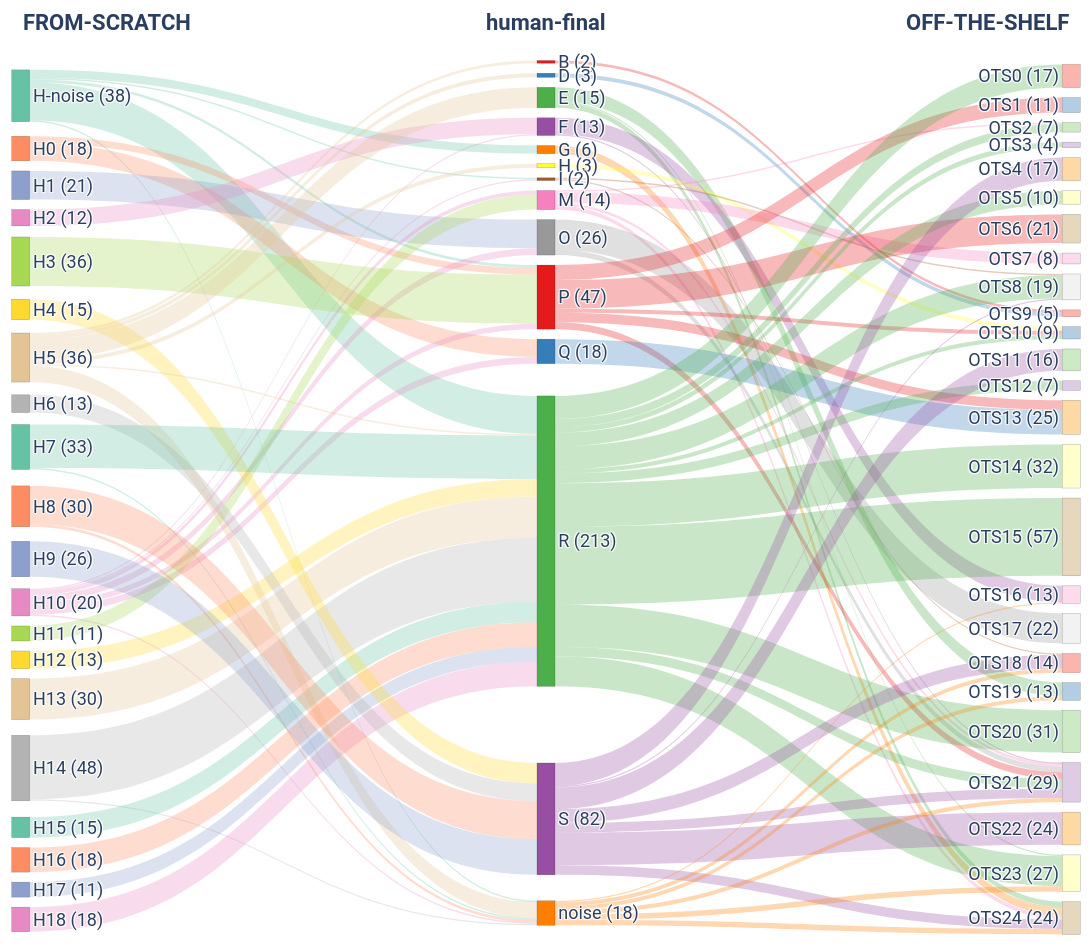

The code cell stored with this chart in its notebook:
### Code cell
# Fig. 4: three-way Sankey (FROM-SCRATCH -> human-final -> OFF-THE-SHELF).
# Node labels match the running text: H# for the from-scratch clusters, bare
# letters for the expert hands, and OTS# for the off-the-shelf clusters.
# Node-label font enlarged for legibility; the figure is exported to
# ../outputs/sankey.png (requires kaleido).

# -- LEFT flows: from-scratch -> human --
mask_hg = df['FROM-SCRATCH'].notna() & df['human-final'].notna()
sub_hg = df[mask_hg].copy()
sub_hg['hdb'] = sub_hg['FROM-SCRATCH'].astype(int).map(
    lambda x: 'H-noise' if x == -1 else f'H{x}')
sub_hg['hum'] = sub_hg['human-final'].astype(str).map(
    lambda x: 'noise' if x == '-1' else f'{x}')

ct_hg = pd.crosstab(sub_hg['hdb'], sub_hg['hum'])
flows_left = [(h, g, int(ct_hg.loc[h, g]))
              for h in ct_hg.index for g in ct_hg.columns
              if ct_hg.loc[h, g] > 0]

# -- RIGHT flows: human -> off-the-shelf --
mask_gl = df['human-final'].notna() & df['OFF-THE-SHELF'].notna()
sub_gl = df[mask_gl].copy()
sub_gl['hum'] = sub_gl['human-final'].astype(str).map(
    lambda x: 'noise' if x == '-1' else f'{x}')
sub_gl['rav'] = sub_gl['OFF-THE-SHELF'].astype(int).map(
    lambda x: 'OTS-noise' if x == -1 else f'OTS{x}')

ct_gl = pd.crosstab(sub_gl['hum'], sub_gl['rav'])
flows_right = [(g, l, int(ct_gl.loc[g, l]))
               for g in ct_gl.index for l in ct_gl.columns
               if ct_gl.loc[g, l] > 0]

# -- node list: from-scratch (left) | human (center) | off-the-shelf (right)
hdb_labels = sorted(
    ct_hg.index,
    key=lambda x: -1 if 'noise' in x else int(x[1:]))
hum_labels = sorted(set(ct_hg.columns) | set(ct_gl.index))
rav_labels = sorted(
    ct_gl.columns,
    key=lambda x: -1 if 'noise' in x else int(x[3:]))

all_labels = hdb_labels + hum_labels + rav_labels
label_to_idx = {l: i for i, l in enumerate(all_labels)}

# -- counts per node --
node_counts = {}
for l in hdb_labels:
    node_counts[l] = ct_hg.loc[l].sum() if l in ct_hg.index else 0
for l in hum_labels:
    c = 0
    if l in ct_hg.columns: c = max(c, ct_hg[l].sum())
    if l in ct_gl.index:   c = max(c, ct_gl.loc[l].sum())
    node_counts[l] = c
for l in rav_labels:
    node_counts[l] = ct_gl[l].sum() if l in ct_gl.columns else 0

# -- link arrays --
source = [label_to_idx[f[0]] for f in flows_left + flows_right]
target = [label_to_idx[f[1]] for f in flows_left + flows_right]
value  = [f[2] for f in flows_left + flows_right]

# -- x/y positions: proportional to flow volume --
def proportional_y(labels, counts_dict):
    sizes = [counts_dict.get(l, 1) for l in labels]
    total = sum(sizes)
    positions = []
    cumulative = 0
    for s in sizes:
        positions.append((cumulative + s / 2) / total)
        cumulative += s
    return positions

node_x, node_y = [], []

hdb_sizes = {l: ct_hg.loc[l].sum() for l in hdb_labels}
for y in proportional_y(hdb_labels, hdb_sizes):
    node_x.append(0.01);  node_y.append(y)

hum_sizes = {}
for l in hum_labels:
    c = 0
    if l in ct_hg.columns: c += ct_hg[l].sum()
    if l in ct_gl.index:   c += ct_gl.loc[l].sum()
    hum_sizes[l] = c
for y in proportional_y(hum_labels, hum_sizes):
    node_x.append(0.50);  node_y.append(y)

rav_sizes = {l: ct_gl[l].sum() for l in rav_labels}
for y in proportional_y(rav_labels, rav_sizes):
    node_x.append(0.99);  node_y.append(y)

# -- colors --
n_hdb, n_hum, n_rav = len(hdb_labels), len(hum_labels), len(rav_labels)
pal_hdb = pc.qualitative.Set2 * 5
pal_hum = pc.qualitative.Set1 * 5
pal_rav = pc.qualitative.Pastel1 * 5

def to_rgba(rgb_str, alpha=0.3):
    return rgb_str.replace('rgb', 'rgba').replace(')', f',{alpha})')

node_colors = (
    [pal_hdb[i % len(pal_hdb)] for i in range(n_hdb)]
    + [pal_hum[i % len(pal_hum)] for i in range(n_hum)]
    + [pal_rav[i % len(pal_rav)] for i in range(n_rav)]
)

link_colors = (
    [to_rgba(pal_hdb[hdb_labels.index(f[0]) % len(pal_hdb)]) for f in flows_left]
    + [to_rgba(pal_hum[hum_labels.index(f[0]) % len(pal_hum)]) for f in flows_right]
)

display_labels = [f'{l} ({node_counts[l]})' for l in all_labels]

# -- sankey figure --
fig = go.Figure(go.Sankey(
    arrangement='snap',
    node=dict(
        pad=10, thickness=18,
        line=dict(color='rgba(0,0,0,0.3)', width=0.5),
        label=display_labels,
        color=node_colors,
        x=node_x, y=node_y,
    ),
    link=dict(source=source, target=target, value=value, color=link_colors),
))

fig.update_layout(
    font=dict(family='Roboto', size=18),   # enlarged node labels
    width=1400, height=950,
    margin=dict(l=10, r=10, t=60, b=20),
)

for x_pos, label in [(0.01, 'FROM-SCRATCH'), (0.50, 'human-final'), (0.99, 'OFF-THE-SHELF')]:
    fig.add_annotation(
        x=x_pos, y=1.06, xref='paper', yref='paper',
        text=f'<b>{label}</b>', showarrow=False,
        font=dict(family='Roboto', size=22),
    )

fig.write_image('../outputs/sankey.png', scale=2)   # needs kaleido
fig.show()

### Figure 1 — Plotly figure (JSON) as saved in the notebook; plotly's stock layout.template omitted (floating-point values rounded to 4 significant figures)
{"data": [{"arrangement": "snap", "link": {"color": ["rgba(102,194,165,0.3)", "rgba(102,194,165,0.3)", "rgba(102,194,165,0.3)", "rgba(102,194,165,0.3)", "rgba(102,194,165,0.3)", "rgba(252,141,98,0.3)", "rgba(252,141,98,0.3)", "rgba(141,160,203,0.3)", "rgba(231,138,195,0.3)", "rgba(231,138,195,0.3)", "rgba(231,138,195,0.3)", "rgba(231,138,195,0.3)", "rgba(231,138,195,0.3)", "rgba(231,138,195,0.3)", "rgba(231,138,195,0.3)", "rgba(166,216,84,0.3)", "rgba(255,217,47,0.3)", "rgba(229,196,148,0.3)", "rgba(179,179,179,0.3)", "rgba(179,179,179,0.3)", "rgba(102,194,165,0.3)", "rgba(252,141,98,0.3)", "rgba(141,160,203,0.3)", "rgba(231,138,195,0.3)", "rgba(231,138,195,0.3)", "rgba(166,216,84,0.3)", "rgba(255,217,47,0.3)", "rgba(229,196,148,0.3)", "rgba(229,196,148,0.3)", "rgba(229,196,148,0.3)", "rgba(229,196,148,0.3)", "rgba(229,196,148,0.3)", "rgba(229,196,148,0.3)", "rgba(179,179,179,0.3)", "rgba(102,194,165,0.3)", "rgba(102,194,165,0.3)", "rgba(252,141,98,0.3)", "rgba(252,141,98,0.3)", "rgba(141,160,203,0.3)", "rgba(228,26,28,0.3)", "rgba(55,126,184,0.3)", "rgba(77,175,74,0.3)", "rgba(77,175,74,0.3)", "rgba(77,175,74,0.3)", "rgba(152,78,163,0.3)", "rgba(152,78,163,0.3)", "rgba(255,127,0,0.3)", "rgba(255,255,51,0.3)", "rgba(166,86,40,0.3)", "rgba(166,86,40,0.3)", "rgba(247,129,191,0.3)", "rgba(247,129,191,0.3)", "rgba(247,129,191,0.3)", "rgba(247,129,191,0.3)", "rgba(153,153,153,0.3)", "rgba(153,153,153,0.3)", "rgba(228,26,28,0.3)", "rgba(228,26,28,0.3)", "rgba(228,26,28,0.3)", "rgba(228,26,28,0.3)", "rgba(228,26,28,0.3)", "rgba(55,126,184,0.3)", "rgba(77,175,74,0.3)", "rgba(77,175,74,0.3)", "rgba(77,175,74,0.3)", "rgba(77,175,74,0.3)", "rgba(77,175,74,0.3)", "rgba(77,175,74,0.3)", "rgba(77,175,74,0.3)", "rgba(77,175,74,0.3)", "rgba(77,175,74,0.3)", "rgba(77,175,74,0.3)", "rgba(77,175,74,0.3)", "rgba(77,175,74,0.3)", "rgba(152,78,163,0.3)", "rgba(152,78,163,0.3)", "rgba(152,78,163,0.3)", "rgba(152,78,163,0.3)", "rgba(152,78,163,0.3)", "rgba(152,78,163,0.3)", "rgba(152,78,163,0.3)", "rgba(255,127,0,0.3)", "rgba(255,127,0,0.3)", "rgba(255,127,0,0.3)", "rgba(255,127,0,0.3)", "rgba(255,127,0,0.3)", "rgba(255,127,0,0.3)"], "source": [0, 0, 0, 0, 0, 1, 1, 2, 11, 11, 11, 11, 11, 11, 11, 12, 13, 14, 15, 15, 16, 17, 18, 19, 3, 4, 5, 6, 6, 6, 6, 6, 6, 7, 8, 8, 9, 9, 10, 20, 21, 22, 22, 22, 23, 23, 24, 25, 26, 26, 27, 27, 27, 27, 28, 28, 29, 29, 29, 29, 29, 30, 31, 31, 31, 31, 31, 31, 31, 31, 31, 31, 31, 31, 32, 32, 32, 32, 32, 32, 32, 33, 33, 33, 33, 33, 33], "target": [24, 26, 29, 31, 33, 29, 30, 28, 23, 26, 27, 28, 29, 30, 33, 27, 31, 31, 31, 33, 31, 31, 31, 31, 23, 29, 32, 20, 21, 22, 25, 31, 33, 32, 31, 33, 32, 33, 32, 43, 43, 53, 57, 58, 50, 55, 58, 44, 52, 42, 36, 55, 58, 41, 51, 55, 35, 44, 47, 55, 40, 47, 34, 44, 46, 48, 49, 36, 54, 55, 57, 37, 39, 42, 45, 52, 55, 56, 58, 38, 42, 50, 52, 53, 55, 57, 58], "value": [6, 1, 2, 28, 1, 5, 13, 21, 1, 1, 3, 5, 4, 5, 1, 11, 13, 30, 47, 1, 15, 18, 11, 18, 12, 36, 15, 2, 3, 15, 3, 1, 12, 13, 32, 1, 28, 2, 26, 2, 3, 10, 1, 4, 12, 1, 6, 3, 1, 1, 1, 2, 3, 8, 22, 4, 11, 3, 7, 5, 21, 18, 17, 3, 7, 32, 57, 6, 31, 7, 22, 4, 10, 17, 16, 10, 7, 24, 7, 17, 1, 1, 3, 3, 3, 4, 4]}, "node": {"color": ["rgb(102,194,165)", "rgb(252,141,98)", "rgb(141,160,203)", "rgb(231,138,195)", "rgb(166,216,84)", "rgb(255,217,47)", "rgb(229,196,148)", "rgb(179,179,179)", "rgb(102,194,165)", "rgb(252,141,98)", "rgb(141,160,203)", "rgb(231,138,195)", "rgb(166,216,84)", "rgb(255,217,47)", "rgb(229,196,148)", "rgb(179,179,179)", "rgb(102,194,165)", "rgb(252,141,98)", "rgb(141,160,203)", "rgb(231,138,195)", "rgb(228,26,28)", "rgb(55,126,184)", "rgb(77,175,74)", "rgb(152,78,163)", "rgb(255,127,0)", "rgb(255,255,51)", "rgb(166,86,40)", "rgb(247,129,191)", "rgb(153,153,153)", "rgb(228,26,28)", "rgb(55,126,184)", "rgb(77,175,74)", "rgb(152,78,163)", "rgb(255,127,0)", "rgb(251,180,174)", "rgb(179,205,227)", "rgb(204,235,197)", "rgb(222,203,228)", "rgb(254,217,166)", "rgb(255,255,204)", "rgb(229,216,189)", "rgb(253,218,236)", "rgb(242,242,242)", "rgb(251,180,174)", "rgb(179,205,227)", "rgb(204,235,197)", "rgb(222,203,228)", "rgb(254,217,166)", "rgb(255,255,204)", "rgb(229,216,189)", "rgb(253,218,236)", "rgb(242,242,242)", "rgb(251,180,174)", "rgb(179,205,227)", "rgb(204,235,197)", "rgb(222,203,228)", "rgb(254,217,166)", "rgb(255,255,204)", "rgb(229,216,189)"], "label": ["H-noise (38)", "H0 (18)", "H1 (21)", "H2 (12)", "H3 (36)", "H4 (15)", "H5 (36)", "H6 (13)", "H7 (33)", "H8 (30)", "H9 (26)", "H10 (20)", "H11 (11)", "H12 (13)", "H13 (30)", "H14 (48)", "H15 (15)", "H16 (18)", "H17 (11)", "H18 (18)", "B (2)", "D (3)", "E (15)", "F (13)", "G (6)", "H (3)", "I (2)", "M (14)", "O (26)", "P (47)", "Q (18)", "R (213)", "S (82)", "noise (18)", "OTS0 (17)", "OTS1 (11)", "OTS2 (7)", "OTS3 (4)", "OTS4 (17)", "OTS5 (10)", "OTS6 (21)", "OTS7 (8)", "OTS8 (19)", "OTS9 (5)", "OTS10 (9)", "OTS11 (16)", "OTS12 (7)", "OTS13 (25)", "OTS14 (32)", "OTS15 (57)", "OTS16 (13)", "OTS17 (22)", "OTS18 (14)", "OTS19 (13)", "OTS20 (31)", "OTS21 (29)", "OTS22 (24)", "OTS23 (27)", "OTS24 (24)"], "line": {"color": "rgba(0,0,0,0.3)", "width": 0.5}, "pad": 10, "thickness": 18, "x": [0.01, 0.01, 0.01, 0.01, 0.01, 0.01, 0.01, 0.01, 0.01, 0.01, 0.01, 0.01, 0.01, 0.01, 0.01, 0.01, 0.01, 0.01, 0.01, 0.01, 0.5, 0.5, 0.5, 0.5, 0.5, 0.5, 0.5, 0.5, 0.5, 0.5, 0.5, 0.5, 0.5, 0.5, 0.99, 0.99, 0.99, 0.99, 0.99, 0.99, 0.99, 0.99, 0.99, 0.99, 0.99, 0.99, 0.99, 0.99, 0.99, 0.99, 0.99, 0.99, 0.99, 0.99, 0.99, 0.99, 0.99, 0.99, 0.99], "y": [0.04113, 0.1017, 0.1439, 0.1797, 0.2316, 0.2868, 0.342, 0.395, 0.4448, 0.513, 0.5736, 0.6234, 0.6569, 0.6829, 0.7294, 0.8139, 0.882, 0.9177, 0.9491, 0.9805, 0.002165, 0.007576, 0.02706, 0.05736, 0.07792, 0.08766, 0.09307, 0.1104, 0.1537, 0.2327, 0.303, 0.553, 0.8723, 0.9805, 0.0184, 0.0487, 0.06818, 0.08009, 0.1028, 0.132, 0.1656, 0.197, 0.2262, 0.2522, 0.2673, 0.2944, 0.3193, 0.3539, 0.4156, 0.5119, 0.5877, 0.6255, 0.6645, 0.6937, 0.7413, 0.8063, 0.8636, 0.9188, 0.974]}, "type": "sankey"}], "layout": {"annotations": [{"font": {"family": "Roboto", "size": 22}, "showarrow": false, "text": "<b>FROM-SCRATCH</b>", "x": 0.01, "xref": "paper", "y": 1.06, "yref": "paper"}, {"font": {"family": "Roboto", "size": 22}, "showarrow": false, "text": "<b>human-final</b>", "x": 0.5, "xref": "paper", "y": 1.06, "yref": "paper"}, {"font": {"family": "Roboto", "size": 22}, "showarrow": false, "text": "<b>OFF-THE-SHELF</b>", "x": 0.99, "xref": "paper", "y": 1.06, "yref": "paper"}], "font": {"family": "Roboto", "size": 18}, "height": 950, "margin": {"b": 20, "l": 10, "r": 10, "t": 60}, "width": 1400}}
